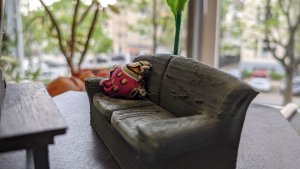
#> input picture sheet3/img/couch.jpg, 300 x 169 px
$ python Task_3.py
#> lines starting #> are read from the running program, lines starting #| are printed output that depends on the picture
#> further down, img2 is the input picture: shape (169, 300, 3); mean B, G, R 117.5, 126, 130.1
### sheet3/utils.py
import cv2
import matplotlib.pyplot as plt
import numpy as np


def showImage(img, show_window_now=True):
    img, color_img = convertColorImagesBGR2RGB(img)
    plt_img = plt.imshow(img, interpolation='antialiased', cmap=None if color_img else 'gray')
    plt.axis('off')
    if show_window_now:
        plt.tight_layout()
        plt.show()
    return plt_img


def showImages(imgs, num_cols=None, show_window_now=True, transpose=False, spacing=(.05,) * 2, padding=(.01,) * 4):
    """
    imgs:
        [image|('caption', image)|None, ...]
        list of images
    num_cols:
        int | None
    transpose:
        True | False
        flip rows and columns
    show_window_now:
        True | False
    spacing:
        (int, int)
        horizontal and vertical spacing between images
    padding:
        (int, int, int, int)
        left, bottom, right, top paddding
    """
    plt_imgs = []
    i = 0
    for img in imgs:
        i = i + 1
        if img is not None:
            if num_cols is None:
                if transpose:
                    plt.subplot(len(imgs), 1, i)
                else:
                    plt.subplot(1, len(imgs), i)
            else:
                num_rows = (len(imgs) - 1) // num_cols + 1
                row = (i - 1) // num_cols
                col = (i - 1) % num_cols
                if transpose:
                    plt.subplot2grid((num_cols, num_rows), (col, row))
                else:
                    plt.subplot2grid((num_rows, num_cols), (row, col))
            if type(img) is tuple:
                plt.gca().set_title(img[0])
                plt_imgs.append(showImage(img[1], False))
            else:
                plt_imgs.append(showImage(img, False))
    plt.subplots_adjust(left=padding[0], bottom=padding[1], right=1 - padding[2], top=1 - padding[3], wspace=spacing[0],
                        hspace=spacing[1])
    if show_window_now:
        plt.tight_layout()
        plt.show()
    return plt_imgs


def convertColorImagesBGR2RGB(img):
    is_color_img = len(img.shape) == 3 and img.shape[2] == 3
    if is_color_img:
        img_rgb = cv2.cvtColor(img, cv2.COLOR_BGR2RGB)
        return img_rgb, True
    return img, False


def from0_1to0_255asUint8(float_img):
    img = float_img * 255
    return asUint8(img)


# [4 lines left out: function clip0_255asUint8, not called in this run]


def asUint8(float_img):
    return float_img.astype(np.uint8)


def PLACEHOLDER(img):
    return np.zeros(img.shape, np.uint8)

### sheet3/Task_3.py
import cv2
import numpy as np
from utils import from0_1to0_255asUint8, showImages, asUint8
from skimage.util import random_noise
import matplotlib.pyplot as plt


# TODO: Simulate a picture captured in low light without noise.
#  Reduce the brightness of `img` about the provided darkening `factor`.
#  The data type of the returned image shall be the same as that of the input image.
#  Example (factor = 3): three times darker, i.e. a third of the original intensity.
def reduceBrightness(img, factor):
#> called with factor = 3
    img_hsi = cv2.cvtColor(img, cv2.COLOR_BGR2HSV)
#> img_hsi: shape (169, 300, 3); mean H, S, V 61.6, 40.6, 133.4
    img_new = img_hsi
    img_new[:, :, 2] = img_hsi[:, :, 2] / factor
#> img_new: shape (169, 300, 3); mean H, S, V 61.6, 40.6, 44.1
    img_new = cv2.cvtColor(img_new, cv2.COLOR_HSV2BGR)
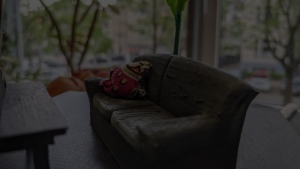
#> img_new: shape (169, 300, 3); mean B, G, R 38.6, 41.3, 42.8
    return img_new


# TODO: "Restore" the brightness of a picture captured in low light, ignoring potential noise.
#  Apply the inverse operation to `reduceBrightness(..)`.
def restoreBrightness(img, factor):
#> called with factor = 3
    img_new = cv2.cvtColor(img, cv2.COLOR_BGR2HSV)
#> img_new: shape (169, 300, 3); mean H, S, V 51.3, 44.2, 44.1
    img_new[:, :, 2] = np.clip(img_new[:, :, 2] * factor, a_min=0, a_max=255)
#> img_new: shape (169, 300, 3); mean H, S, V 51.3, 44.2, 132.4
    img_new = cv2.cvtColor(img_new, cv2.COLOR_HSV2BGR)
    return img_new


img2 = cv2.imread("img/couch.jpg")
imgs = [("Original", img2)]

# Reduce image brightness
darkening_factor = 3
img_dark = reduceBrightness(img2, darkening_factor)
# Restore image brightness
img_restored = restoreBrightness(img_dark, darkening_factor)

imgs = imgs + [("Low light", img_dark), ("Low light restored", img_restored)]
#> imgs = 3 items
# showImages(imgs)
# Simulate multiple pictures captured in low light with noise.

num_dark_noise_imgs = 10
imgs_dark_noise = [from0_1to0_255asUint8(random_noise(img_dark, mode="poisson")) for _ in range(num_dark_noise_imgs)]
#> in from0_1to0_255asUint8 (call 9), `img = float_img * 255`:
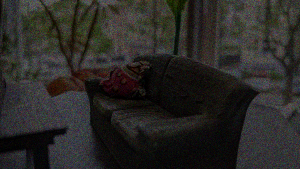
#> img: shape (169, 300, 3) float64; mean of channels 0, 1, 2 38.6, 41.3, 42.8; drawn as B, G, R
#> in from0_1to0_255asUint8 (call 10), `img = float_img * 255`:
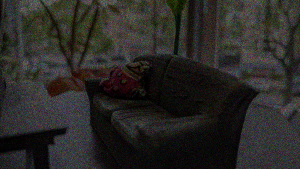
#> img: shape (169, 300, 3) float64; mean of channels 0, 1, 2 38.5, 41.4, 42.8; drawn as B, G, R
#> imgs_dark_noise = 10 items


# TODO: Now try to "restore" a picture captured in low light with noise (`img_dark_noise`) using the same function as
#  for the picture without noise.
img_dark_noise = imgs_dark_noise[0]
img_noise_restored_simple = restoreBrightness(img_dark_noise, darkening_factor)
#> call 2 of restoreBrightness, with factor = 3
#> in restoreBrightness (call 2), `img_new = cv2.cvtColor(img, cv2.COLOR_BGR2HSV)`: img_new: shape (169, 300, 3); mean H, S, V 76.6, 98.8, 48.5
#> in restoreBrightness (call 2), `img_new[:, :, 2] = np.clip(img_new[:, :, 2] * factor, a_min=0, a_max=2..`: img_new: shape (169, 300, 3); mean H, S, V 76.6, 98.8, 133.9
#> in restoreBrightness (call 2), `img_new = cv2.cvtColor(img_new, cv2.COLOR_HSV2BGR)`:
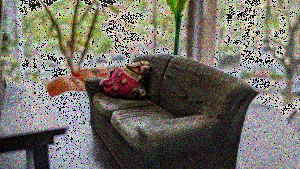
#> img_new: shape (169, 300, 3); mean B, G, R 103.5, 111.8, 116

imgs = imgs + [None, ("Low light with noise", img_dark_noise),
               ("Low light with noise restored", img_noise_restored_simple)]
#> imgs = 6 items
# showImages(imgs)
# # TODO: Explain with your own words why the "restored" picture shows that much noise, i.e. why the intensity of the
# #  noise in low light images is typically so high compared to the image signal.
'''
Noise is generally high or low intensity pixels(0 or 255) scattered at random locations of the image. So when we
increase the brightnessof this noise injected image we simultaneously increase the noise value also which was already
255 or 0 and hence results in undesired artefacts. Therefore we need to treat the noise before increasing the overall
brghtness of the image.
________________________________________________________________________________
'''

# TODO: Restore a picture from all the low light pictures with noise (`imgs_dark_noise`) by computing the "average
#  image" of them. Adjust the resulting brightness to the original image (using the `darkening_factor` and
#  `num_dark_noise_imgs`).
img_noise_stack_restored = np.copy(imgs_dark_noise[0])
for i in range(1, num_dark_noise_imgs):
    img_noise_stack_restored = cv2.add(img_noise_stack_restored, imgs_dark_noise[i])
    img_noise_stack_restored = asUint8(img_noise_stack_restored / 2)
#> this loop made 9 passes
#> pass 1, `img_noise_stack_restored = cv2.add(img_noise_stack_restored, imgs_dark..`:
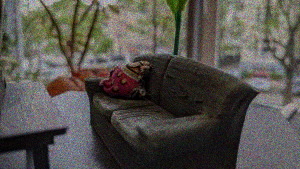
#> img_noise_stack_restored: shape (169, 300, 3); mean of channels 0, 1, 2 75.4, 81, 84; drawn as B, G, R

img_noise_stack_restored = restoreBrightness(img_noise_stack_restored, darkening_factor)
#> call 3 of restoreBrightness, with factor = 3
#> in restoreBrightness (call 3), `img_new = cv2.cvtColor(img, cv2.COLOR_BGR2HSV)`: img_new: shape (169, 300, 3); mean H, S, V 73, 74.2, 45.2
#> in restoreBrightness (call 3), `img_new[:, :, 2] = np.clip(img_new[:, :, 2] * factor, a_min=0, a_max=2..`: img_new: shape (169, 300, 3); mean H, S, V 73, 74.2, 132
#> in restoreBrightness (call 3), `img_new = cv2.cvtColor(img_new, cv2.COLOR_HSV2BGR)`:
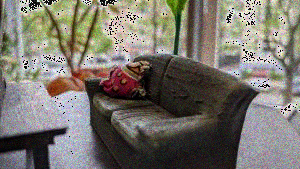
#> img_new: shape (169, 300, 3); mean B, G, R 108.2, 116.5, 121

imgs = imgs + [("Low light with noise 1 ...", imgs_dark_noise[0]),
               ("... Low light with noise " + str(num_dark_noise_imgs), imgs_dark_noise[-1]),
               ("Low light stack with noise restored", img_noise_stack_restored)]
#> imgs = 9 items
plt.figure(figsize=(15, 8))
showImages(imgs, 3)
#> the loop in showImages, `for img in imgs:` made 9 passes
#> (row, col) on passes 1, 2, 3, 5, 6, 7, 8, 9: (0, 0), (0, 1), (0, 2), (1, 1), (1, 2), (2, 0), (2, 1), (2, 2)
#> after the loop in showImages, `for img in imgs:`: i = 9; plt_imgs = 8 items
#> in showImages, `plt.show()`:
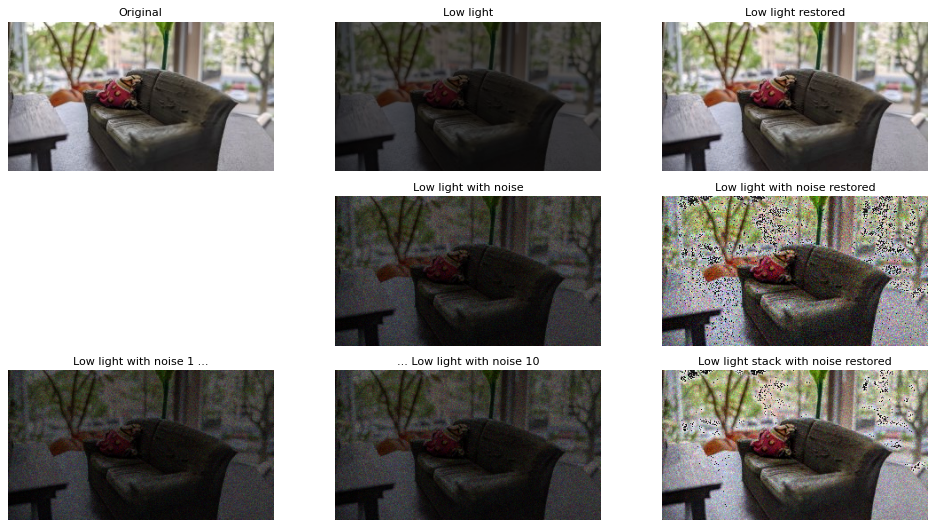
#> figure drawn by matplotlib, 8 panels
